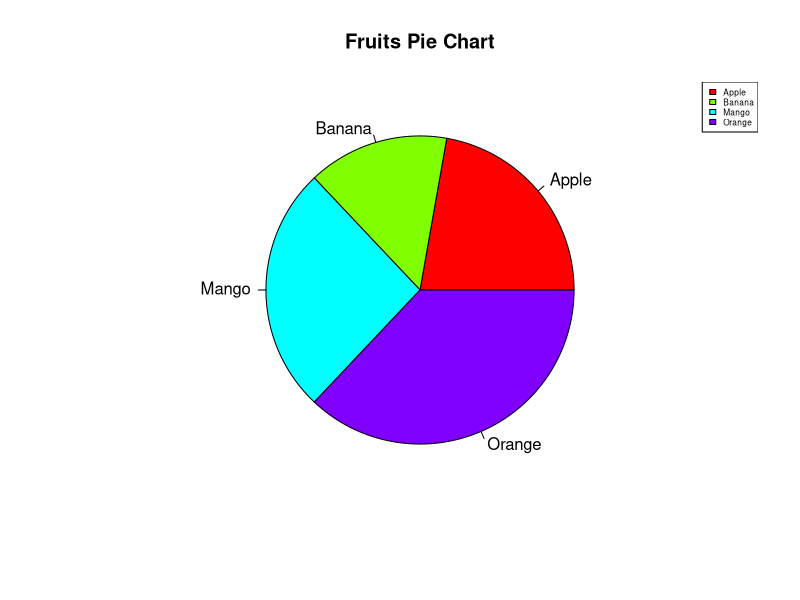
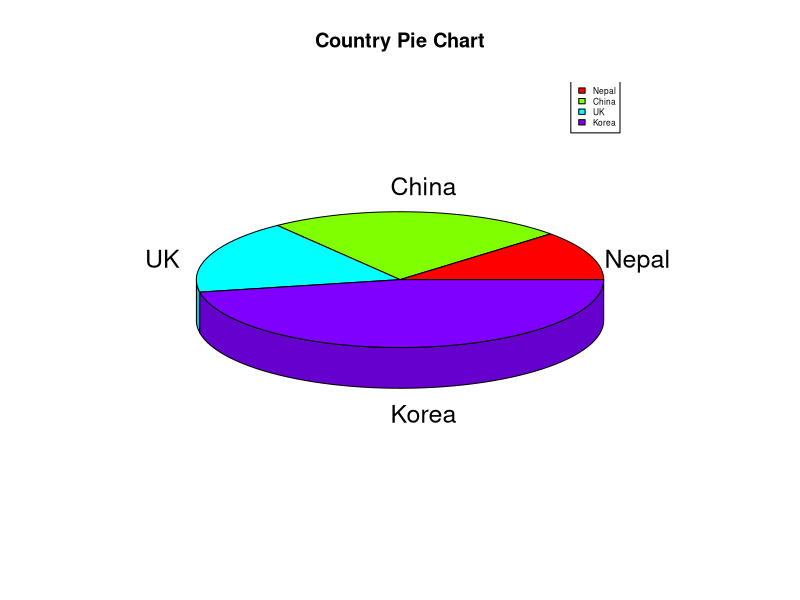
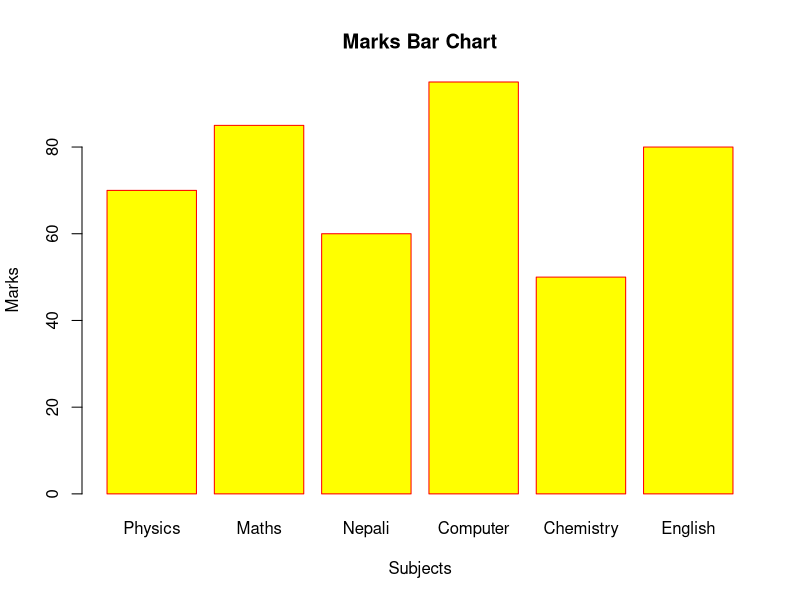
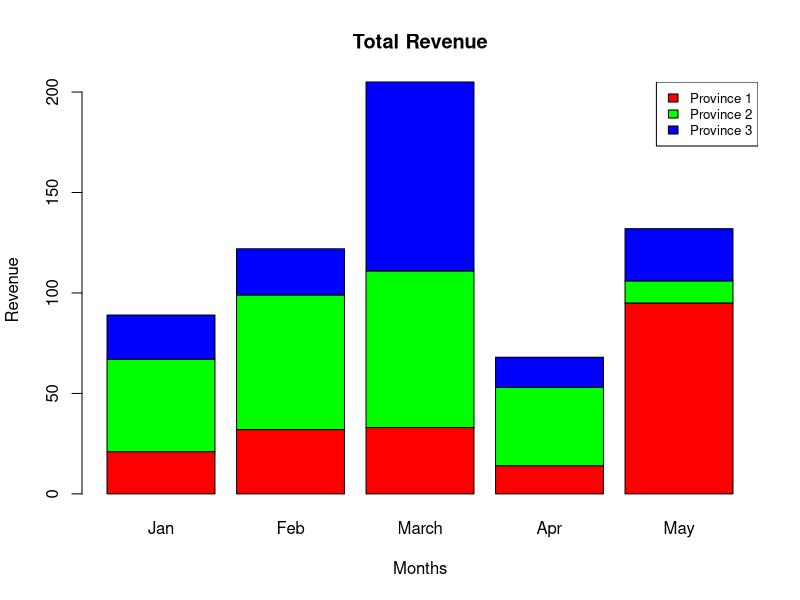
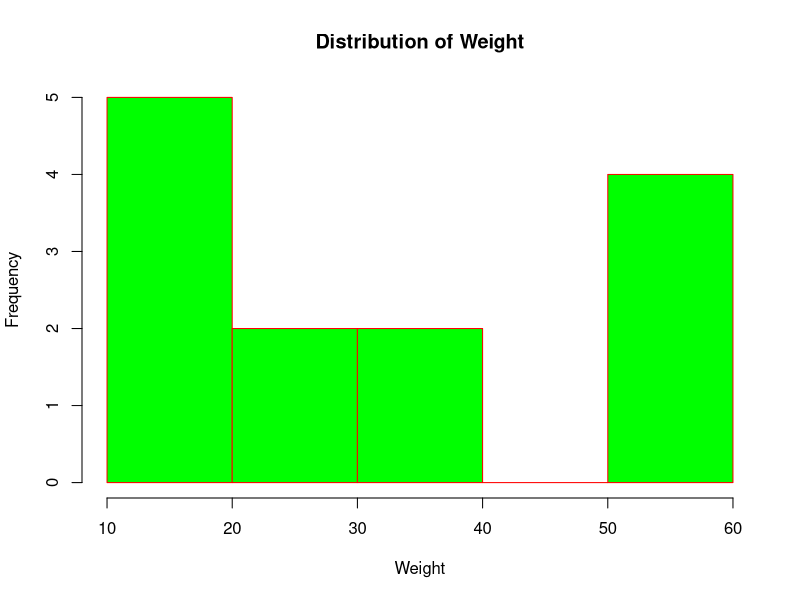
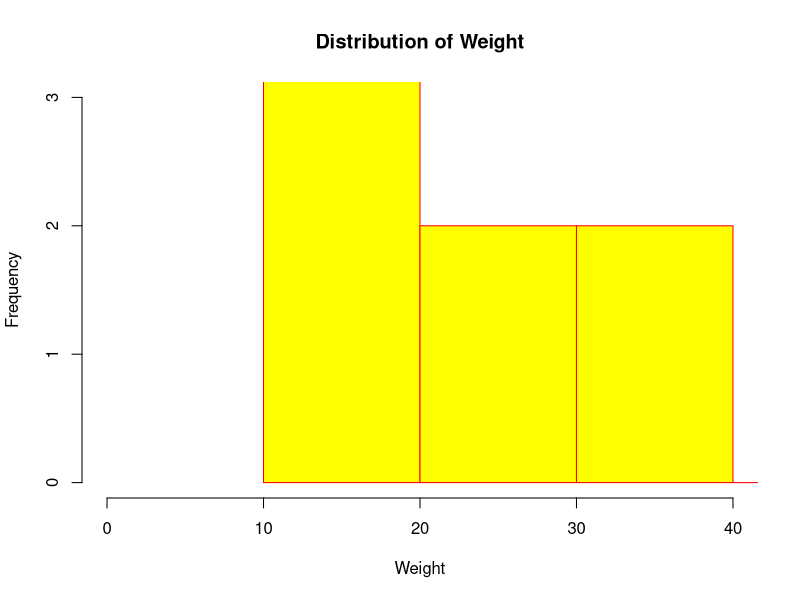
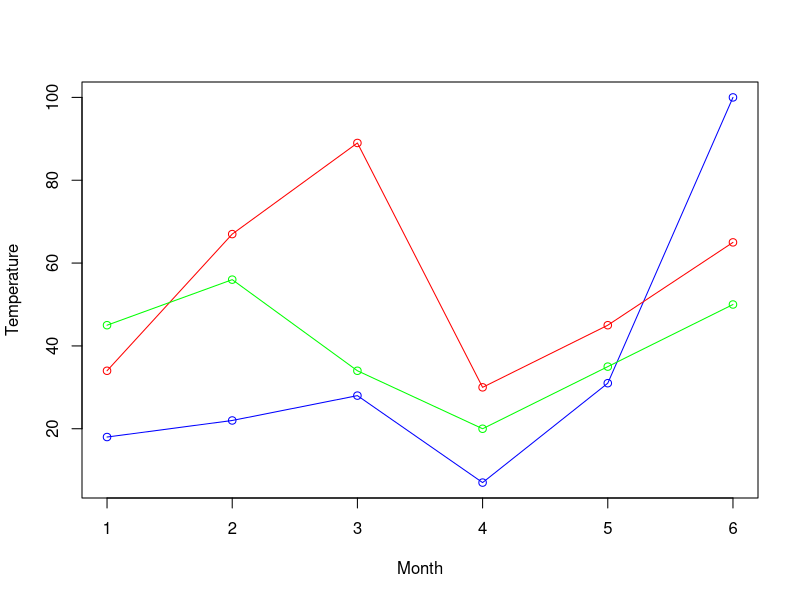

Generate these figures, in order, with R:
# DATA VISUALIZATION IN R

# 1. PIE CHARTS
# A pie chart is a circular chart divided into slices to illustrate numerical proportions.
# The `pie()` function is used to create a pie chart using positive numeric vectors.

# Basic Pie Chart
x <- c(30, 20, 35, 50)
labels <- c("Apple", "Banana", "Mango", "Orange")
pie(x, labels, main = "Fruits Pie Chart", col = rainbow(length(x)))  # Create pie chart with rainbow colors

# Adding Legend
legend("topright", labels, cex = 0.5, fill = rainbow(length(x)))

# 3D Pie Chart
# To create a 3D pie chart, we use the plotrix package
install.packages("plotrix")  # Install plotrix if not already installed
library(plotrix)  # Load the plotrix library

x1 <- c(50, 100, 75, 200)
labels1 <- c("Nepal", "China", "UK", "Korea")
pie3D(x = x1, labels = labels1, main = "Country Pie Chart", col = rainbow(length(x1)))
legend("topright", labels1, cex = 0.5, fill = rainbow(length(x1)))


# 2. BAR CHARTS
# A bar chart is used to represent categorical data with rectangular bars.
# The height of each bar is proportional to the value it represents.

# Simple Bar Chart
marks <- c(70, 85, 60, 95, 50, 80)
subjects <- c("Physics", "Maths", "Nepali", "Computer", "Chemistry", "English")
barplot(marks, names.arg = subjects, xlab = "Subjects", ylab = "Marks", 
        main = "Marks Bar Chart", col = "yellow", border = "red")

# Grouped Bar Chart (Multiple Bars)
months <- c("Jan", "Feb", "March", "Apr", "May")
regions <- c("Province 1", "Province 2", "Province 3")
val <- matrix(c(21, 32, 33, 14, 95, 
                46, 67, 78, 39, 11, 
                22, 23, 94, 15, 26), 
              nrow = 3, ncol = 5, byrow = TRUE)

barplot(val, names.arg = months, xlab = "Months", ylab = "Revenue", 
        main = "Total Revenue", col = rainbow(length(regions)))
legend("topright", regions, cex = 0.8, fill = rainbow(length(regions)))


# 3. HISTOGRAM
# A histogram displays the frequency distribution of a continuous numeric variable.
# Unlike a bar chart, histograms show data distribution over intervals.

v <- c(12, 24, 16, 38, 21, 13, 55, 17, 39, 10, 60, 59, 58)
hist(v, xlab = "Weight", ylab = "Frequency", 
     main = "Distribution of Weight", col = "green", border = "red")

# Histogram with specified axis limits
hist(v, xlab = "Weight", ylab = "Frequency", 
     main = "Distribution of Weight", col = "yellow", border = "red", 
     xlim = c(0, 40), ylim = c(0, 3))


# 4. LINE GRAPH
# A line graph connects data points with lines to show trends over time.

v <- c(18, 22, 28, 7, 31, 100)
plot(v, xlab = "Month", ylab = "Temperature", 
     type = "o", col = "blue")  # type = "o" shows points and lines

# Adding multiple lines to the same graph
w <- c(34, 67, 89, 30, 45, 65)
x <- c(45, 56, 34, 20, 35, 50)
lines(w, type = "o", col = "red")
lines(x, type = "o", col = "green")

